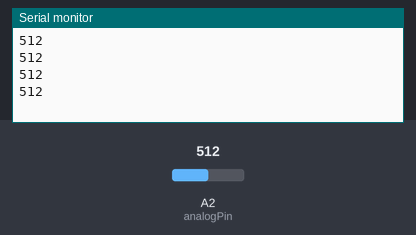
This sketch was run on a simulated Arduino Uno, built with avr-gcc and run on an emulated ATmega328P. Parts: the last lines printed to the serial monitor. The test bench sets the inputs (shaded band); at power-on: A2 (analogPin) = 512.

Above: at 1.2 s.
1.3 s: A2 (analogPin) set to 716
At 1.71 s:
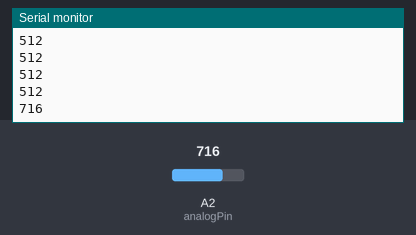
2.8 s: A2 (analogPin) set to 900
At 2.91 s:
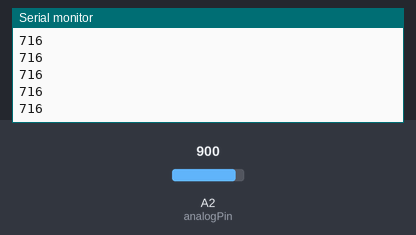
Timing chart, 0 to 5.8 s (numbered marks = the images above; inputs shaded):
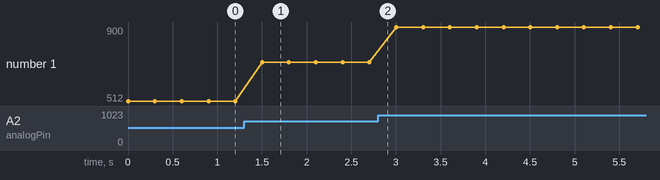

Measured:
- after the input at 1.3 s, the serial monitor: prints a new line after 0.20 s (image 1)
- plotted number 1: 512 → 716 after the input at 1.3 s, 716 → 900 after the input at 2.8 s

The sketch:

lab5.ino
```cpp
const int analogPin = A2; //用類比 A2 腳位來讀取可變電阻的電壓
int readVal ; //用readVal來存放讀到的值

void setup() {
  Serial.begin(9600); //開啟序列埠, 並設定鮑率
}

void loop() {
  readVal = analogRead(analogPin); //用 analogRead 函式讀取可變電阻的電壓值
  Serial.println(readVal); //將讀到的值傳送到序列埠監控視窗
  delay(300);
}
```
